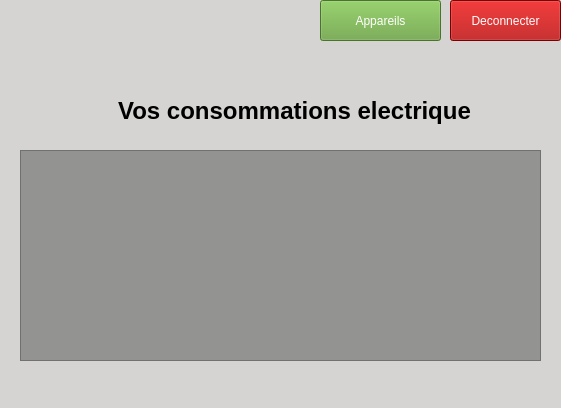
<?xml version="1.0" encoding="UTF-8"?>
<ui version="4.0">
 <class>w_listeUsage</class>
 <widget class="QWidget" name="w_listeUsage">
  <property name="geometry">
   <rect>
    <x>0</x>
    <y>0</y>
    <width>561</width>
    <height>408</height>
   </rect>
  </property>
  <property name="windowTitle">
   <string>Liste d'utilisation</string>
  </property>
  <property name="styleSheet">
   <string notr="true">background-color: rgb(213, 212, 210);
color: rgb(0, 0, 0);</string>
  </property>
  <widget class="QTableView" name="listeUsage">
   <property name="geometry">
    <rect>
     <x>20</x>
     <y>150</y>
     <width>521</width>
     <height>211</height>
    </rect>
   </property>
   <property name="styleSheet">
    <string notr="true">color: rgb(0, 0, 0);
background-color: rgb(147, 147, 145);</string>
   </property>
   <property name="sortingEnabled">
    <bool>true</bool>
   </property>
   <attribute name="horizontalHeaderStretchLastSection">
    <bool>true</bool>
   </attribute>
   <attribute name="verticalHeaderDefaultSectionSize">
    <number>35</number>
   </attribute>
  </widget>
  <widget class="QLabel" name="label">
   <property name="geometry">
    <rect>
     <x>89</x>
     <y>80</y>
     <width>411</width>
     <height>61</height>
    </rect>
   </property>
   <property name="font">
    <font>
     <pointsize>18</pointsize>
     <bold>true</bold>
    </font>
   </property>
   <property name="text">
    <string>Vos consommations electrique</string>
   </property>
   <property name="alignment">
    <set>Qt::AlignmentFlag::AlignCenter</set>
   </property>
  </widget>
  <widget class="QPushButton" name="btnQuitter">
   <property name="geometry">
    <rect>
     <x>450</x>
     <y>0</y>
     <width>111</width>
     <height>41</height>
    </rect>
   </property>
   <property name="styleSheet">
    <string notr="true">background-color: rgb(170, 0, 0);
color: rgb(255, 255, 255);</string>
   </property>
   <property name="text">
    <string>Deconnecter</string>
   </property>
   <property name="icon">
    <iconset resource="../../../resources/Icons.qrc">
     <normaloff>:/utils/icon/disruption (1).png</normaloff>:/utils/icon/disruption (1).png</iconset>
   </property>
  </widget>
  <widget class="QPushButton" name="btnListeAppareils">
   <property name="geometry">
    <rect>
     <x>320</x>
     <y>0</y>
     <width>121</width>
     <height>41</height>
    </rect>
   </property>
   <property name="styleSheet">
    <string notr="true">background-color: rgb(102, 162, 60);
color: rgb(255, 255, 255);</string>
   </property>
   <property name="text">
    <string>Appareils</string>
   </property>
   <property name="icon">
    <iconset resource="../../../resources/Icons.qrc">
     <normaloff>:/utils/icon/responsive (1).png</normaloff>:/utils/icon/responsive (1).png</iconset>
   </property>
  </widget>
  <widget class="QLabel" name="label_3">
   <property name="geometry">
    <rect>
     <x>0</x>
     <y>0</y>
     <width>41</width>
     <height>41</height>
    </rect>
   </property>
   <property name="text">
    <string/>
   </property>
   <property name="pixmap">
    <pixmap resource="../../../resources/Icons.qrc">:/Main/icon/mainLog.png</pixmap>
   </property>
   <property name="scaledContents">
    <bool>true</bool>
   </property>
  </widget>
 </widget>
 <resources>
  <include location="../../../resources/Icons.qrc"/>
  <include location="../../../resources/Icons.qrc"/>
 </resources>
 <connections/>
</ui>
